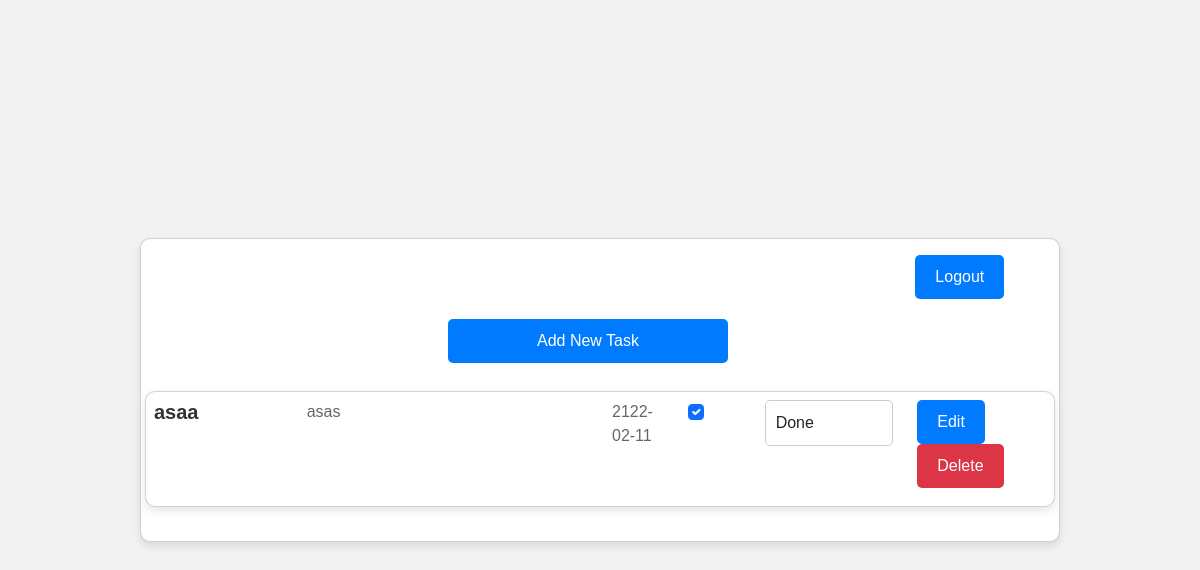
The page /index.php (signed in) on the database as committed earlier.
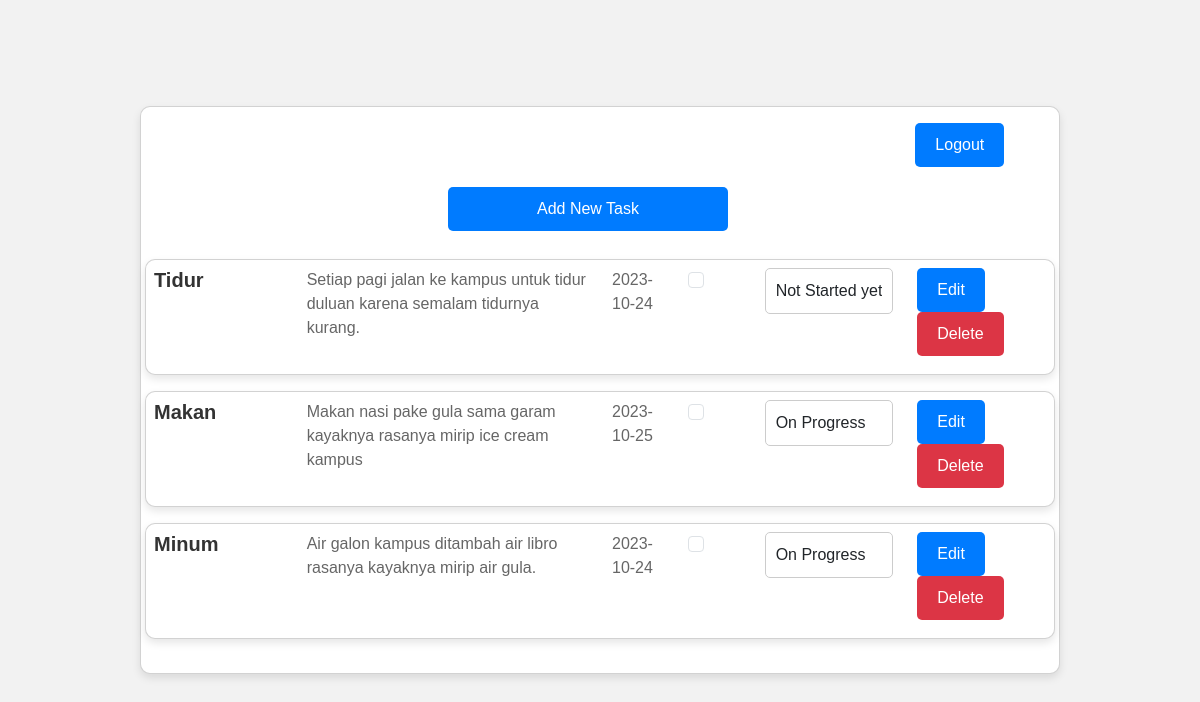
The same page on the database as committed later.
### tables this page shows
CREATE TABLE `task_list` (
  `id` int(11) NOT NULL,
  `title` varchar(100) NOT NULL,
  `description` text NOT NULL,
  `date_task` date NOT NULL,
  `status` enum('Not Started yet','On Progress','Done') NOT NULL,
  `user_id` int(11) NOT NULL,
  `checklist` int(11) NOT NULL
);

### index.php (the view, shortened to what this page needs)
<?php
include('database/connect.php');
?>
<!DOCTYPE html>
<html lang="en">
<head>
    <link href="https://cdn.jsdelivr.net/npm/bootstrap@5.3.2/dist/css/bootstrap.min.css" rel="stylesheet">
    <link rel="stylesheet" href="styles.css">
</head>
<body>
    <div class="container">
        <div class="card p-3">
            <div class="row">
                <div class="col-md-10">
                </div>
                <div class="col-md-2">
                    <a href="loginandregister/logout.php" class="btn btn-primary">Logout</a>
                </div>
            </div>
            <div class="row">
                <div class="col-4">
                </div>
                <div class="row col-4">
                    <a href="task/insert_task.php" class="btn btn-primary">Add New Task</a>
                </div>
                <div class="col-4">
                </div>
            </div>
            <div class="row">
                <?php
                $statusOrder = array("Not Started yet", "On Progress", "Done");
                $sql = "SELECT * FROM task_list WHERE user_id = " . $_SESSION['user_id'] . " ORDER BY FIELD(status, '" . implode("', '", $statusOrder) . "')";
                $result = mysqli_query($conn, $sql);
                if (mysqli_num_rows($result) > 0) {
                    while ($row = mysqli_fetch_assoc($result)) { ?>
                        <div class="card p-2 my-2">
                            <div class="row">
                                <div class="col-2">
                                    <h5 class="fw-bold"><?php echo $row['title']; ?></h5>
                                </div>
                                <div class="col-4">
                                    <p><?php echo $row['description']; ?></p>
                                </div>
                                <div class="col-1">
                                    <p><?php echo $row['date_task']; ?></p>
                                </div>
                                <div class="col-1">
                                    <form id="checkbox_form_<?php echo $row['id']; ?>" action="task/update_checkbox.php" method="post">
                                        <input type="checkbox" name="checkbox_state" <?php echo ($row['checklist'] === '1') ? 'checked' : ''; ?> class="form-check-input" onchange="submitCheckboxForm(this)">
                                    </form>
                                </div>
                                <div class="col-2">
                                    <form id="status_form_<?php echo $row['id']; ?>" action="task/update_status.php" method="post">
                                        <select id="status_<?php echo $row['id']; ?>" name="status" class="form-control" onchange="submitForm(this)">
                                            <option value="Not Started yet" <?php echo ($row['status'] === 'Not Started yet') ? 'selected' : ''; ?>>Not Started yet</option>
                                            <option value="On Progress" <?php echo ($row['status'] === 'On Progress') ? 'selected' : ''; ?>>On Progress</option>
                                            <option value="Done" <?php echo ($row['status'] === 'Done') ? 'selected' : ''; ?>>Done</option>
                                        </select>
                                    </form>
                                </div>
                                <div class="col-2">
                                    <a href="task/edit_task.php?id=<?php echo $row['id']; ?>" class="btn btn-primary">Edit</a>
                                    <a href="task/delete_task.php?id=<?php echo $row['id']; ?>" class="btn btn-danger">Delete</a>
                                </div>
                            </div>
                        </div>
                <?php
                    }
                }
                ?>
            </div>
        </div>
    </div>
</body>
</html>

### styles.css (style rules this page uses)
body { display: flex; justify-content: center; align-items: center; height: 100vh; margin: 0; background-color: #f2f2f2; font-family: Arial, sans-serif; }
.container { width: 100%; max-width: 80%; padding: 20px; box-sizing: border-box; }
.card { background-color: #ffffff; border-radius: 10px; box-shadow: 0 4px 8px rgba(0, 0, 0, 0.1); padding: 20px; margin-bottom: 20px; }
.btn-primary { background-color: #007bff; color: #ffffff; border: none; border-radius: 5px; padding: 10px 20px; cursor: pointer; text-decoration: none; }
.btn-danger { background-color: #dc3545; color: #ffffff; border: none; border-radius: 5px; padding: 10px 20px; cursor: pointer; text-decoration: none; }
.form-control { width: 100%; padding: 10px; margin-bottom: 10px; border: 1px solid #ccc; border-radius: 5px; font-size: 16px; }
.row { margin-bottom: 10px; }
h5 { font-size: 20px; color: #333; margin-bottom: 10px; }
p { font-size: 16px; color: #666; margin-bottom: 10px; }

Rows that differ between the two databases and show on the page:
removed task_list: title "asaa", description "asas", date_task "2122-02-11", checklist "☑", status "Done"
added task_list: title "Tidur", description "Setiap pagi jalan ke kampus untuk tidur duluan karena semalam tidurnya kurang.", date_task "2023-10-24", status "Not Started yet"
added task_list: title "Makan", description "Makan nasi pake gula sama garam kayaknya rasanya mirip ice cream kampus", date_task "2023-10-25", status "On Progress"
added task_list: title "Minum", description "Air galon kampus ditambah air libro rasanya kayaknya mirip air gula.", date_task "2023-10-24", status "On Progress"
